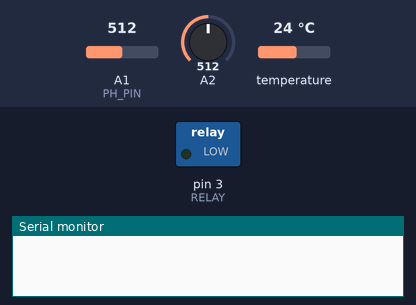
Simulated run of this sketch. Board: Arduino Uno, built with avr-gcc and run on an emulated ATmega328P. On the bench: switched loads named in the sketch (green lamp = pin HIGH), the last lines printed to the serial monitor. Inputs (shaded band) come from the test bench; at power-on: A1 (PH_PIN) = 512, A2 = 512, temperature 24 °C.

Above: at 0.1 s.
At 0.8 s:
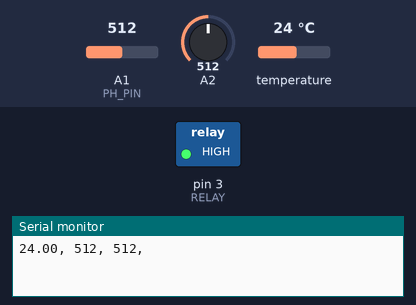
Timing chart, 0 to 2.3 s (numbered marks = the images above):
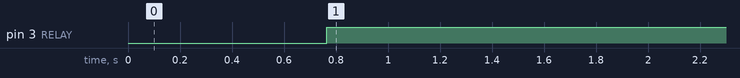

Measured:
- by itself, pin 3 (RELAY): LOW → HIGH at 0.76 s

The sketch:

arduino_code.ino
```cpp
#include <OneWire.h>
#include <DallasTemperature.h>

#define PH_PIN 1
#define ONE_WIRE 2
#define RELAY 3

OneWire oneWire(ONE_WIRE);
DallasTemperature temp_sensors(&oneWire);

void setup() {
  // put your setup code here, to run once:
  Serial.begin(9600);
  pinMode(RELAY, OUTPUT);

}

void loop() {
  // put your main code here, to run repeatedly:
  //Serial.print("hello\n");
  temp_sensors.requestTemperatures();
  float temp = temp_sensors.getTempCByIndex(0);
  //digitalWrite(RELAY, HIGH);
  int relay_test = analogRead(2);
  if (temp < 36.5){
    digitalWrite(RELAY, HIGH);
  }
  else {
    if(temp > 37.0){
      digitalWrite(RELAY, LOW);
    }
  }

  Serial.print(temp);

  Serial.print(", ");
  int ph_reading = analogRead(PH_PIN);
  //int ph_reading = 512;
  Serial.print(ph_reading);
  Serial.print(", ");
  Serial.print(relay_test);
  Serial.print(",\n");

  //Serial.println("Hello world again");
  delay(800);
}
```
